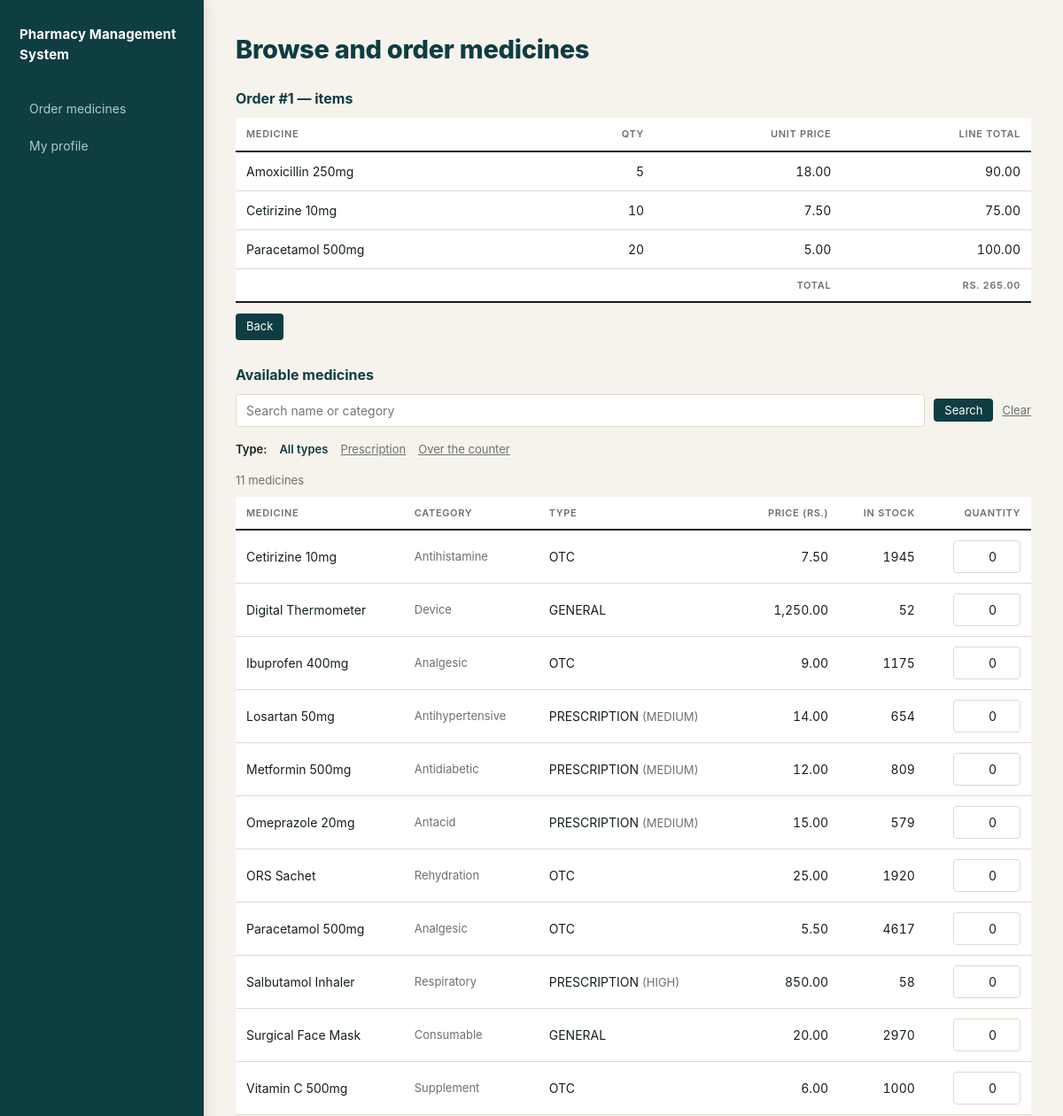
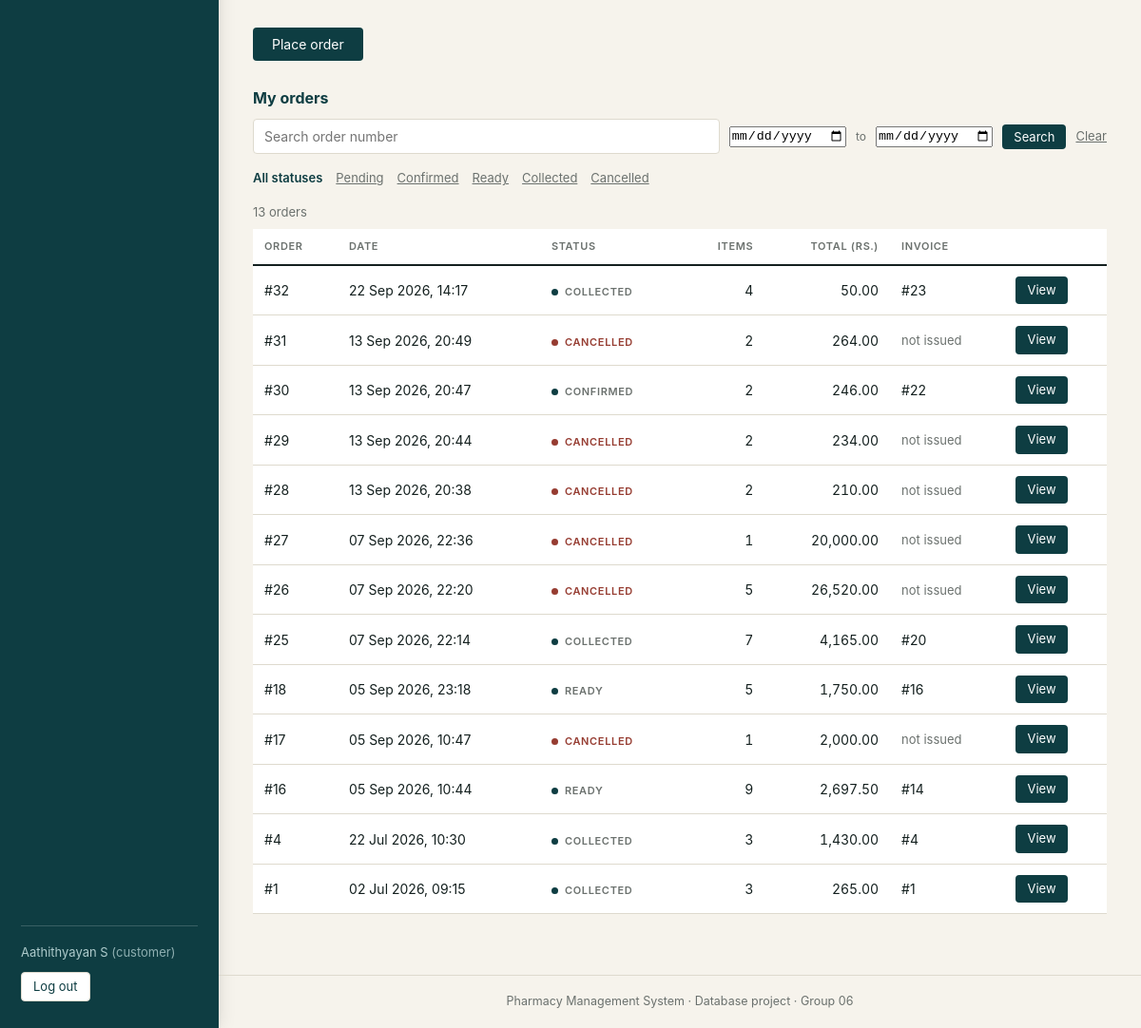
Screenshot of /customer.php?order=1 (signed in) with the database file from the repository (2 pictures, top to bottom).
### tables this page shows
CREATE TABLE `ORDER_ITEM` (
  `order_id` int(11) NOT NULL,
  `medicine_id` int(11) NOT NULL,
  `quantity` int(11) NOT NULL,
  `unit_price` decimal(10,2) NOT NULL
);

CREATE TABLE `MEDICINE` (
  `medicine_id` int(11) NOT NULL,
  `name` varchar(100) NOT NULL,
  `category` varchar(50) DEFAULT NULL,
  `price` decimal(10,2) NOT NULL,
  `quantity_in_stock` int(11) NOT NULL DEFAULT 0,
  `expiry_date` date DEFAULT NULL,
  `reorder_threshold` int(11) NOT NULL DEFAULT 10,
  `med_type` enum('PRESCRIPTION','OTC') DEFAULT NULL,
  `is_active` tinyint(1) NOT NULL DEFAULT 1
);

CREATE TABLE `PRESCRIPTION_MEDICINE` (
  `medicine_id` int(11) NOT NULL,
  `prescription_required_level` varchar(20) NOT NULL
);

CREATE TABLE `INVOICE` (
  `invoice_id` int(11) NOT NULL,
  `order_id` int(11) NOT NULL,
  `total_amount` decimal(10,2) NOT NULL DEFAULT 0.00,
  `issue_date` datetime NOT NULL DEFAULT current_timestamp()
);

CREATE TABLE `CUSTOMER_ORDER` (
  `order_id` int(11) NOT NULL,
  `customer_id` int(11) NOT NULL,
  `pharmacist_id` int(11) DEFAULT NULL,
  `order_date` datetime NOT NULL DEFAULT current_timestamp(),
  `status` enum('PENDING','CONFIRMED','READY','COLLECTED','CANCELLED') NOT NULL DEFAULT 'PENDING'
);

### customer.php (the view, shortened to what this page needs)
<?php
require_once __DIR__ . '/auth.php';
$me = current_user_id();
$medSearch = trim($_GET['mq'] ?? '');
$medType   = $_GET['mtype'] ?? '';
$validMedTypes = ['PRESCRIPTION', 'OTC'];
$medTypeLabels = ['PRESCRIPTION' => 'Prescription', 'OTC' => 'Over the counter'];
$medWhere  = ['m.quantity_in_stock > 0', 'm.is_active = 1'];
$medParams = [];
$medStmt = $pdo->prepare(
    "SELECT   m.medicine_id, m.name, m.category, m.price,
              m.quantity_in_stock,
              COALESCE(m.med_type, 'GENERAL') AS med_type,
              p.prescription_required_level
       FROM      MEDICINE              m
       LEFT JOIN PRESCRIPTION_MEDICINE p ON p.medicine_id = m.medicine_id
      WHERE  " . implode(' AND ', $medWhere) . "
      ORDER BY m.name"
);
$medStmt->execute($medParams);
$medicines = $medStmt->fetchAll();
$orderSearch  = trim($_GET['oq'] ?? '');
$orderStatus  = $_GET['ostatus'] ?? '';
$validStatuses = ['PENDING', 'CONFIRMED', 'READY', 'COLLECTED', 'CANCELLED'];
$orderFrom = trim($_GET['ofrom'] ?? '');
$orderTo   = trim($_GET['oto'] ?? '');
$fromCheck = DateTime::createFromFormat('Y-m-d', $orderFrom);
if ($orderFrom === '' || !$fromCheck || $fromCheck->format('Y-m-d') !== $orderFrom) {
    $orderFrom = '';
}
$toCheck = DateTime::createFromFormat('Y-m-d', $orderTo);
if ($orderTo === '' || !$toCheck || $toCheck->format('Y-m-d') !== $orderTo) {
    $orderTo = '';
}
$orderWhere  = ['co.customer_id = ?'];
$orderParams = [$me];
$ordersStmt = $pdo->prepare(
    "SELECT   co.order_id, co.order_date, co.status,
              COUNT(oi.medicine_id)                    AS lines_count,
              SUM(oi.quantity * oi.unit_price)         AS order_total,
              i.invoice_id
       FROM      CUSTOMER_ORDER co
       LEFT JOIN ORDER_ITEM     oi ON oi.order_id = co.order_id
       LEFT JOIN INVOICE        i  ON i.order_id  = co.order_id
      WHERE  " . implode(' AND ', $orderWhere) . "
      GROUP BY co.order_id, co.order_date, co.status, i.invoice_id
      ORDER BY co.order_date DESC"
);
$ordersStmt->execute($orderParams);
$orders = $ordersStmt->fetchAll();
$viewOrder = isset($_GET['order']) ? (int)$_GET['order'] : 0;
$viewItems = [];
if ($viewOrder) {
    $st = $pdo->prepare(
        "SELECT m.name, oi.quantity, oi.unit_price,
                oi.quantity * oi.unit_price AS line_total
           FROM ORDER_ITEM oi
           JOIN MEDICINE   m  ON m.medicine_id = oi.medicine_id
           JOIN CUSTOMER_ORDER co ON co.order_id = oi.order_id
          WHERE oi.order_id = ? AND co.customer_id = ?
          ORDER BY m.name"
    );
    $st->execute([$viewOrder, $me]);
    $viewItems = $st->fetchAll();
}
$editOrderId = isset($_GET['editorder']) ? (int)$_GET['editorder'] : 0;
?>
<?php if ($viewOrder && $viewItems): ?>
    <h2>Order #<?= h($viewOrder) ?> &mdash; items</h2>
    <table>
        <tr>
            <th>Medicine</th><th class="num">Qty</th>
            <th class="num">Unit price</th><th class="num">Line total</th>
        </tr>
        <?php $sum = 0; foreach ($viewItems as $it): $sum += $it['line_total']; ?>
            <tr>
                <td><?= h($it['name']) ?></td>
                <td class="num"><?= h($it['quantity']) ?></td>
                <td class="num"><?= number_format($it['unit_price'], 2) ?></td>
                <td class="num"><?= number_format($it['line_total'], 2) ?></td>
            </tr>
        <?php endforeach; ?>
        <tr>
            <th colspan="3" class="num">Total</th>
            <th class="num">Rs. <?= number_format($sum, 2) ?></th>
        </tr>
    </table>
    <p style="margin-top:12px"><a href="<?= action_link('order', '') ?>" class="btn btn-small">Back</a></p>
<?php endif; ?>
<h2>Available medicines</h2>
<form class="searchbar" method="get" action="customer.php">
    <input type="text" name="mq" placeholder="Search name or category"
           value="<?= h($medSearch) ?>">
    <button type="submit" class="btn btn-small">Search</button>
    <a class="clear" href="customer.php<?= $editOrderId ? '?editorder=' . h($editOrderId) : '' ?>">Clear</a>
</form>
<div class="filter-links">
    <span class="filter-label">Type:</span>
    <?php if ($medType === ''): ?>
        <span class="current">All types</span>
    <?php else: ?>
        <a href="<?= filter_link('mtype', '') ?>">All types</a>
    <?php endif; ?>
    <?php foreach ($validMedTypes as $vt): ?>
        <?php if ($medType === $vt): ?>
            <span class="current"><?= h($medTypeLabels[$vt]) ?></span>
        <?php else: ?>
            <a href="<?= filter_link('mtype', $vt) ?>"><?= h($medTypeLabels[$vt]) ?></a>
        <?php endif; ?>
    <?php endforeach; ?>
</div>
<p class="result-count">
    <?= count($medicines) ?> medicine<?= count($medicines) === 1 ? '' : 's' ?>
</p>
<?php if (!$medicines): ?>
    <div class="card muted">No medicines match your search.</div>
<?php else: ?>
    <form method="post" action="customer.php">
        <table>
            <tr>
                <th>Medicine</th><th>Category</th><th>Type</th>
                <th class="num">Price (Rs.)</th><th class="num">In stock</th>
                <th class="num">Quantity</th>
            </tr>
            <?php foreach ($medicines as $m): ?>
                <tr>
                    <td><?= h($m['name']) ?></td>
                    <td class="muted"><?= h($m['category']) ?></td>
                    <td>
                        <?= h($m['med_type']) ?>
                        <?php if ($m['prescription_required_level']): ?>
                            <span class="muted">
                                (<?= h($m['prescription_required_level']) ?>)
                            </span>
                        <?php endif; ?>
                    </td>
                    <td class="num"><?= number_format($m['price'], 2) ?></td>
                    <td class="num"><?= h($m['quantity_in_stock']) ?></td>
                    <td class="num">
                        <input class="qty" type="number" min="0"
                               max="<?= h($m['quantity_in_stock']) ?>"
                               name="qty[<?= h($m['medicine_id']) ?>]" value="0">
                    </td>
                </tr>
            <?php endforeach; ?>
        </table>
        <p style="margin-top:14px">
            <button type="submit" class="btn btn-green">Place order</button>
        </p>
    </form>
<?php endif; ?>
<h2>My orders</h2>
<form class="searchbar" method="get" action="customer.php">
    <input type="text" name="oq" placeholder="Search order number"
           value="<?= h($orderSearch) ?>">
    <input type="date" name="ofrom" title="Ordered from" value="<?= h($orderFrom) ?>">
    <span class="muted small">to</span>
    <input type="date" name="oto" title="Ordered to" value="<?= h($orderTo) ?>">
    <button type="submit" class="btn btn-small">Search</button>
    <a class="clear" href="customer.php">Clear</a>
</form>
<div class="filter-links">
    <?php if ($orderStatus === ''): ?>
        <span class="current">All statuses</span>
    <?php else: ?>
        <a href="<?= filter_link('ostatus', '') ?>">All statuses</a>
    <?php endif; ?>
    <?php foreach ($validStatuses as $vs): ?>
        <?php if ($orderStatus === $vs): ?>
            <span class="current"><?= h(ucfirst(strtolower($vs))) ?></span>
        <?php else: ?>
            <a href="<?= filter_link('ostatus', $vs) ?>"><?= h(ucfirst(strtolower($vs))) ?></a>
        <?php endif; ?>
    <?php endforeach; ?>
</div>
<p class="result-count">
    <?= count($orders) ?> order<?= count($orders) === 1 ? '' : 's' ?>
</p>
<?php if (!$orders): ?>
    <div class="card muted">
        <?= ($orderSearch !== '' || $orderStatus !== '' || $orderFrom !== '' || $orderTo !== '')
            ? 'No orders match your search.'
            : 'You have not placed any orders yet.' ?>
    </div>
<?php else: ?>
    <table>
        <tr>
            <th>Order</th><th>Date</th><th>Status</th>
            <th class="num">Items</th><th class="num">Total (Rs.)</th>
            <th>Invoice</th><th></th>
        </tr>
        <?php foreach ($orders as $o): ?>
            <tr>
                <td>#<?= h($o['order_id']) ?></td>
                <td><?= h(date('d M Y, H:i', strtotime($o['order_date']))) ?></td>
                <td><span class="pill pill-<?= h($o['status']) ?>">
                        <?= h($o['status']) ?></span></td>
                <td class="num"><?= h($o['lines_count']) ?></td>
                <td class="num"><?= number_format((float)$o['order_total'], 2) ?></td>
                <td><?= $o['invoice_id']
                        ? '#' . h($o['invoice_id'])
                        : '<span class="muted">not issued</span>' ?></td>
                <td>
                    <a class="btn btn-small"
                       href="<?= action_link('order', (string)$o['order_id']) ?>">View</a>
                </td>
            </tr>
        <?php endforeach; ?>
    </table>
<?php endif; ?>

### style.css (style rules this page uses)
:root { --ink:#14201F; --paper:#F6F3EC; --accent:#0E3D42; --accent-light:#175159; --accent-tint:#AECBCC; --grey:#6B716E; --rule:#DEDACE; --red:#963C31; }
* { box-sizing:border-box;margin:0;padding:0 }
body { font-family:-apple-system,"Segoe UI",Roboto,Helvetica,Arial,sans-serif; background:var(--paper); color:var(--ink); font-size:15px; line-height:1.5; }
h2 { font-size:16px;line-height:1.2;color:var(--accent);font-weight:700;margin:30px 0 12px }
.muted { color:var(--grey);font-size:13px }
.small { font-size:12px }
input[type=text],input[type=email],input[type=password], input[type=number],select,textarea { width:100%; padding:9px 11px; border:1px solid var(--rule); border-radius:4px; font-size:14px; font-family:inherit; background:#fff; color:var(--ink); }
input[type=number] { width:90px }
button,.btn { display:inline-block; margin-top:16px; padding:9px 20px; background:var(--accent); color:#fff; border:0;border-radius:4px; font-size:14px;font-family:inherit; cursor:pointer;text-decoration:none; transition:background-color .15s ease; }
.btn-green { background:var(--accent);color:#fff }
.btn-small { padding:5px 12px;font-size:13px;margin-top:0 }
table { width:100%;border-collapse:collapse;font-size:14px;margin-top:6px;background:#fff }
th { text-align:left; padding:10px 12px; font-weight:600;font-size:11px; color:var(--grey); text-transform:uppercase;letter-spacing:.06em; border-bottom:2px solid var(--ink); }
td { padding:11px 12px;border-bottom:1px solid var(--rule) }
td.num,th.num { text-align:right;font-variant-numeric:tabular-nums }
.pill { display:inline-flex;align-items:center;gap:7px; font-size:11px;font-weight:600;letter-spacing:.06em; text-transform:uppercase;color:var(--grey); }
.pill::before { content:"";width:7px;height:7px;border-radius:50%; background:var(--accent);flex:0 0 7px; }
.pill-CANCELLED { color:var(--red) }
.pill-CANCELLED::before { background:var(--red) }
input.qty { width:76px;text-align:right;font-variant-numeric:tabular-nums }
.searchbar { display:flex; flex-wrap:wrap; align-items:center; gap:10px; margin:10px 0 16px; }
.searchbar input[type=text] { width:auto; flex:1 1 220px; margin:0; }
.searchbar .btn { margin-top:0 }
.searchbar .clear { font-size:13px; color:var(--grey); text-decoration:underline; }
.result-count { color:var(--grey);font-size:13px;margin:0 0 8px }
.filter-links { display:flex; flex-wrap:wrap; align-items:center; gap:14px; margin:0 0 16px; font-size:13px; }
.filter-links a { color:var(--grey); text-decoration:underline; }
.filter-links .current { color:var(--accent); font-weight:600; text-decoration:none; }
.filter-links .filter-label { color:var(--ink); font-weight:600; }

### rows the page displays
order_item: medicine.name "Amoxicillin 250mg", quantity "5", unit_price "18.00", line_total "90.00"
order_item: medicine.name "Cetirizine 10mg", quantity "10", unit_price "7.50", line_total "75.00"
order_item: medicine.name "Paracetamol 500mg", quantity "20", unit_price "5.00", line_total "100.00"
medicine: name "Cetirizine 10mg", category "Antihistamine", med_type "OTC", price "7.50", quantity_in_stock "1945"
medicine: name "Digital Thermometer", category "Device", med_type "GENERAL", price "1,250.00", quantity_in_stock "52"
medicine: name "Ibuprofen 400mg", category "Analgesic", med_type "OTC", price "9.00", quantity_in_stock "1175"
prescription_medicine: medicine_id.name "Losartan 50mg", medicine_id.category "Antihypertensive", med_type "PRESCRIPTION", prescription_required_level "MEDIUM", medicine_id.price "14.00", medicine_id.quantity_in_stock "654"
prescription_medicine: medicine_id.name "Metformin 500mg", medicine_id.category "Antidiabetic", med_type "PRESCRIPTION", prescription_required_level "MEDIUM", medicine_id.price "12.00", medicine_id.quantity_in_stock "809"
prescription_medicine: medicine_id.name "Omeprazole 20mg", medicine_id.category "Antacid", med_type "PRESCRIPTION", prescription_required_level "MEDIUM", medicine_id.price "15.00", medicine_id.quantity_in_stock "579"
medicine: name "ORS Sachet", category "Rehydration", med_type "OTC", price "25.00", quantity_in_stock "1920"
medicine: name "Paracetamol 500mg", category "Analgesic", med_type "OTC", price "5.50", quantity_in_stock "4617"
prescription_medicine: medicine_id.name "Salbutamol Inhaler", medicine_id.category "Respiratory", med_type "PRESCRIPTION", prescription_required_level "HIGH", medicine_id.price "850.00", medicine_id.quantity_in_stock "58"
medicine: name "Surgical Face Mask", category "Consumable", med_type "GENERAL", price "20.00", quantity_in_stock "2970"
medicine: name "Vitamin C 500mg", category "Supplement", med_type "OTC", price "6.00", quantity_in_stock "1000"
invoice: order.order_id "32", order.order_date "22 Sep 2026, 14:17", order.status "COLLECTED", lines_count "4", order_total "50.00", invoice_id "23"
customer_order: order_id "31", order_date "13 Sep 2026, 20:49", status "CANCELLED", lines_count "2", order_total "264.00", shows "not issued"
invoice: order.order_id "30", order.order_date "13 Sep 2026, 20:47", order.status "CONFIRMED", lines_count "2", order_total "246.00", invoice_id "22"
customer_order: order_id "29", order_date "13 Sep 2026, 20:44", status "CANCELLED", lines_count "2", order_total "234.00", shows "not issued"
customer_order: order_id "28", order_date "13 Sep 2026, 20:38", status "CANCELLED", lines_count "2", order_total "210.00", shows "not issued"
customer_order: order_id "27", order_date "07 Sep 2026, 22:36", status "CANCELLED", lines_count "1", order_total "20,000.00", shows "not issued"
customer_order: order_id "26", order_date "07 Sep 2026, 22:20", status "CANCELLED", lines_count "5", order_total "26,520.00", shows "not issued"
invoice: order.order_id "25", order.order_date "07 Sep 2026, 22:14", order.status "COLLECTED", lines_count "7", order_total "4,165.00", invoice_id "20"
invoice: order.order_id "18", order.order_date "05 Sep 2026, 23:18", order.status "READY", lines_count "5", order_total "1,750.00", invoice_id "16"
customer_order: order_id "17", order_date "05 Sep 2026, 10:47", status "CANCELLED", lines_count "1", order_total "2,000.00", shows "not issued"
invoice: order.order_id "16", order.order_date "05 Sep 2026, 10:44", order.status "READY", lines_count "9", order_total "2,697.50", invoice_id "14"
invoice: order.order_id "4", order.order_date "22 Jul 2026, 10:30", order.status "COLLECTED", lines_count "3", order_total "1,430.00", invoice_id "4"
invoice: order.order_id "1", order.order_date "02 Jul 2026, 09:15", order.status "COLLECTED", lines_count "3", order_total "265.00", invoice_id "1"

### other values shown
$label "Order medicines"
current_user_name() "Aathithyayan S"
$role "customer"
$title "Browse and order medicines"
$viewOrder "1"
$sum "265.00"
$medTypeLabels[$vt] "Prescription"
$medTypeLabels[$vt] "Over the counter"
count($medicines) "11"
$vs "Pending"
$vs "Confirmed"
$vs "Ready"
$vs "Collected"
$vs "Cancelled"
count($orders) "13"
